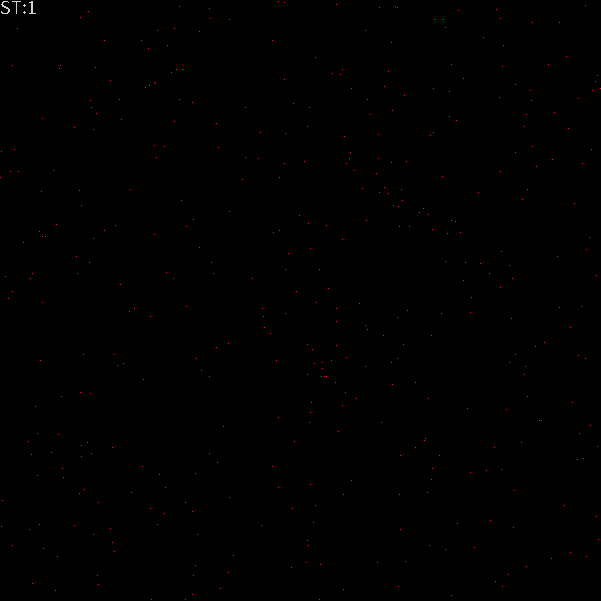
Frame 1 (no input)
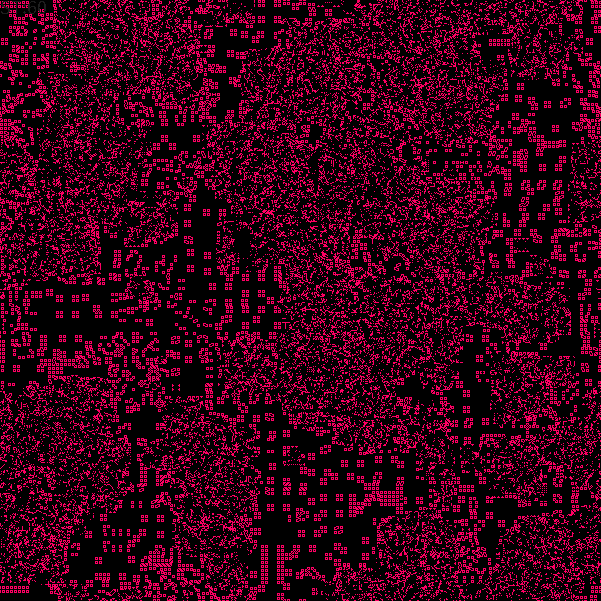
Frame 60 (the mouse pressed at the canvas centre just before this capture)
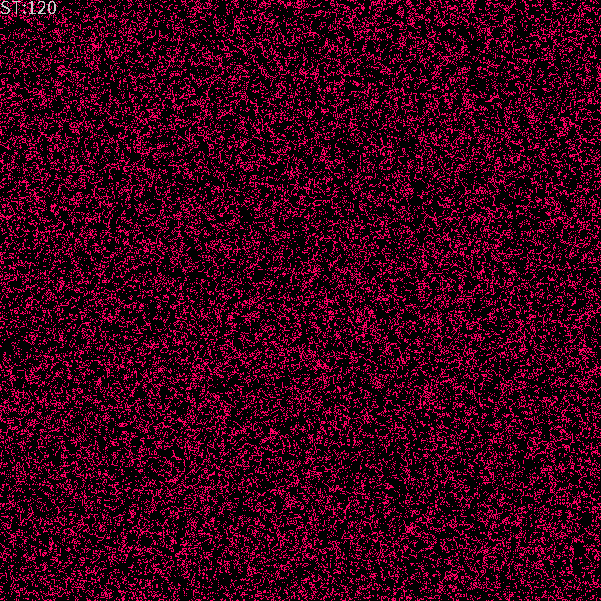
Frame 120 (the mouse held since frame 60 and released just before this capture)

The Processing sketch that drew these frames (run headless with seeded random() and noise(); from frame 60 on, the mouse is pressed at the canvas centre):

// Processing sketch: synchronic2D_nonMoore
// ── synchronic2D_nonMoore.pde
/// "Not too many neighbors": 
/// TWO-dimensional, SYNCHRONOUS, von Neumann, deterministic cellular automaton
//-//////////////////////////////////////////////////////////////////////////////

final int   Opt=1;         //Optimum number of neighbors required
final int   WorldSide=601; //How many cells do we want in one line?
final float Dens=0.001;    //.005;//0.5 or so also posible

int[][] WorldOld=new int[WorldSide][WorldSide]; //We need two worlds for the old  
int[][] WorldNew=new int[WorldSide][WorldSide]; //and new state of the simulation

int FR=200; //Desired speed frame per second [fps]


void setup()
{
  size(601,601);    //square window
  frameRate(FR);  
  noSmooth();
  
  if(Dens>0)
  {
    for(int i=0;i<WorldSide;i++) //Initialisation
      for(int j=0;j<WorldSide;j++) 
        if(random(1.0)<Dens)
          WorldOld[i][j]=1;
  } 
  else WorldOld[WorldSide/2][WorldSide/2]=1;
}


void visualisation()
{
  for(int i=0;i<WorldSide;i++)
    for(int j=0;j<WorldSide;j++)    // if(WorldOld[i][j]!=WorldNew[i][j]) - supposed test
    {
      if(WorldOld[i][j]>0) stroke(255,0,100);
      else           stroke(0);
      point(j,i); //The horizontal dimension of the array 
                  //is the SECOND index!
    }
}


int t=0; // time is global


void draw() // modifies global t,WorldOld,WorldNew
{  
  visualisation();
  
  for(int i=0;i<WorldSide;i++) //Now the cellular automaton state change
  {
       //RULE - Not too many von Neumann neighbors
       int right = (i+1) % WorldSide;          
       int left  = (WorldSide+i-1) % WorldSide;
       
       for(int j=0;j<WorldSide;j++) 
       {
         int dw=(j+1) % WorldSide;   
         int up=(WorldSide+j-1) % WorldSide;
         
         int live =((WorldOld[left][j]>0 ?1:0)
                 +  (WorldOld[right][j]>0 ?1:0)
                 +  (WorldOld[i][up]>0 ?1:0)
                 +  (WorldOld[i][dw]>0 ?1:0)     
                 +  (WorldOld[left][up]>0 ?1:0)
                 +  (WorldOld[right][up]>0 ?1:0)
                 +  (WorldOld[left][dw]>0 ?1:0)
                 +  (WorldOld[right][dw]>0 ?1:0) 
                  );
      
         WorldNew[i][j]=(live == Opt ? 1:0 );//New state 
       }
  }
   
  //Swap the arrays
  int[][] WorldTmp=WorldOld;
  WorldOld=WorldNew;
  WorldNew=WorldTmp;
   
  t++; //The next generation/step/year
  fill(random(255));textSize(20);textAlign(LEFT,TOP);text("ST:"+t,0,0);
}


/// @date 2026-10-07 (https://github.com/borkowsk/bookProcessingEN/)
